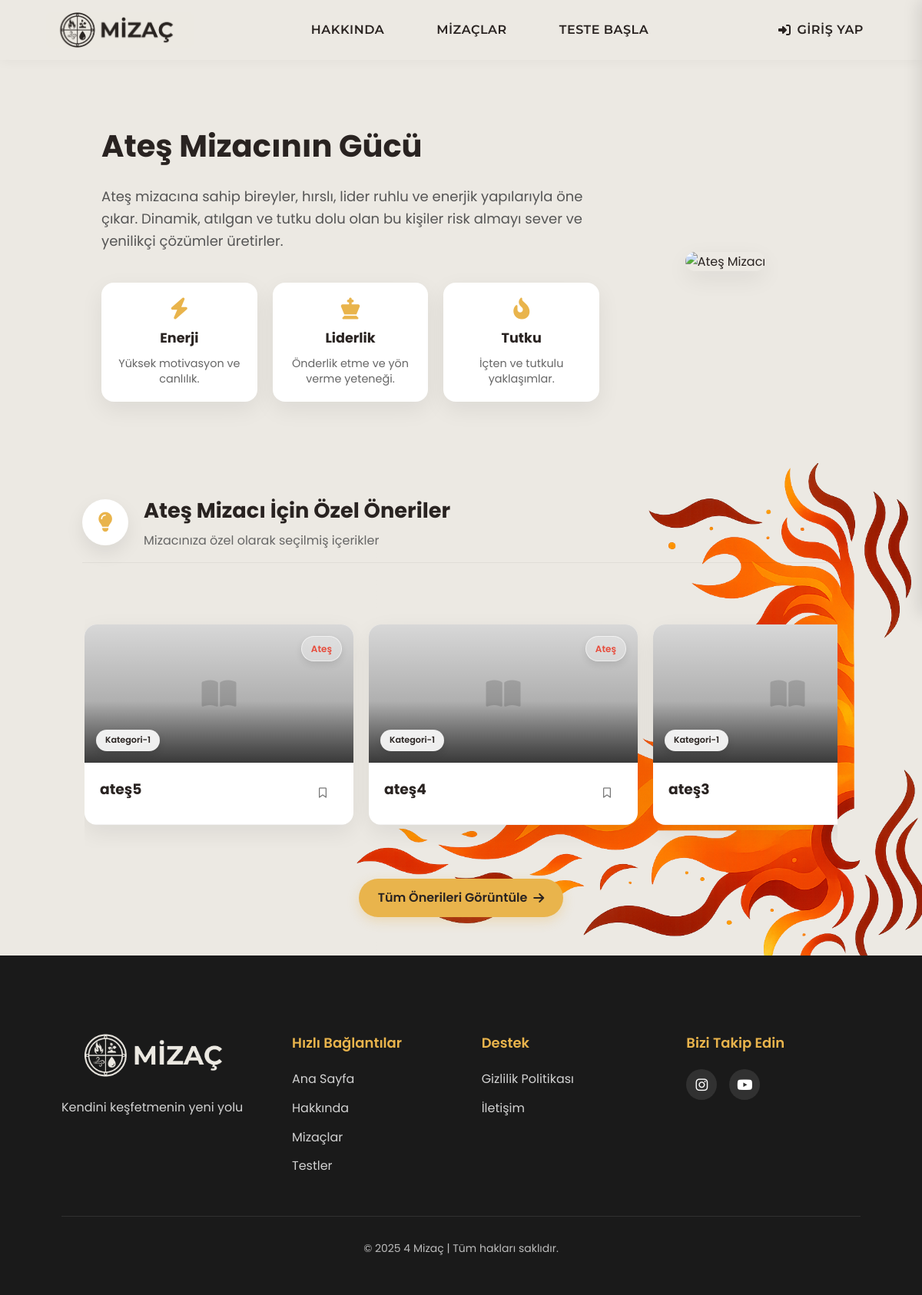
/temperaments/fire_more/, run on an earlier commit of the app's database.
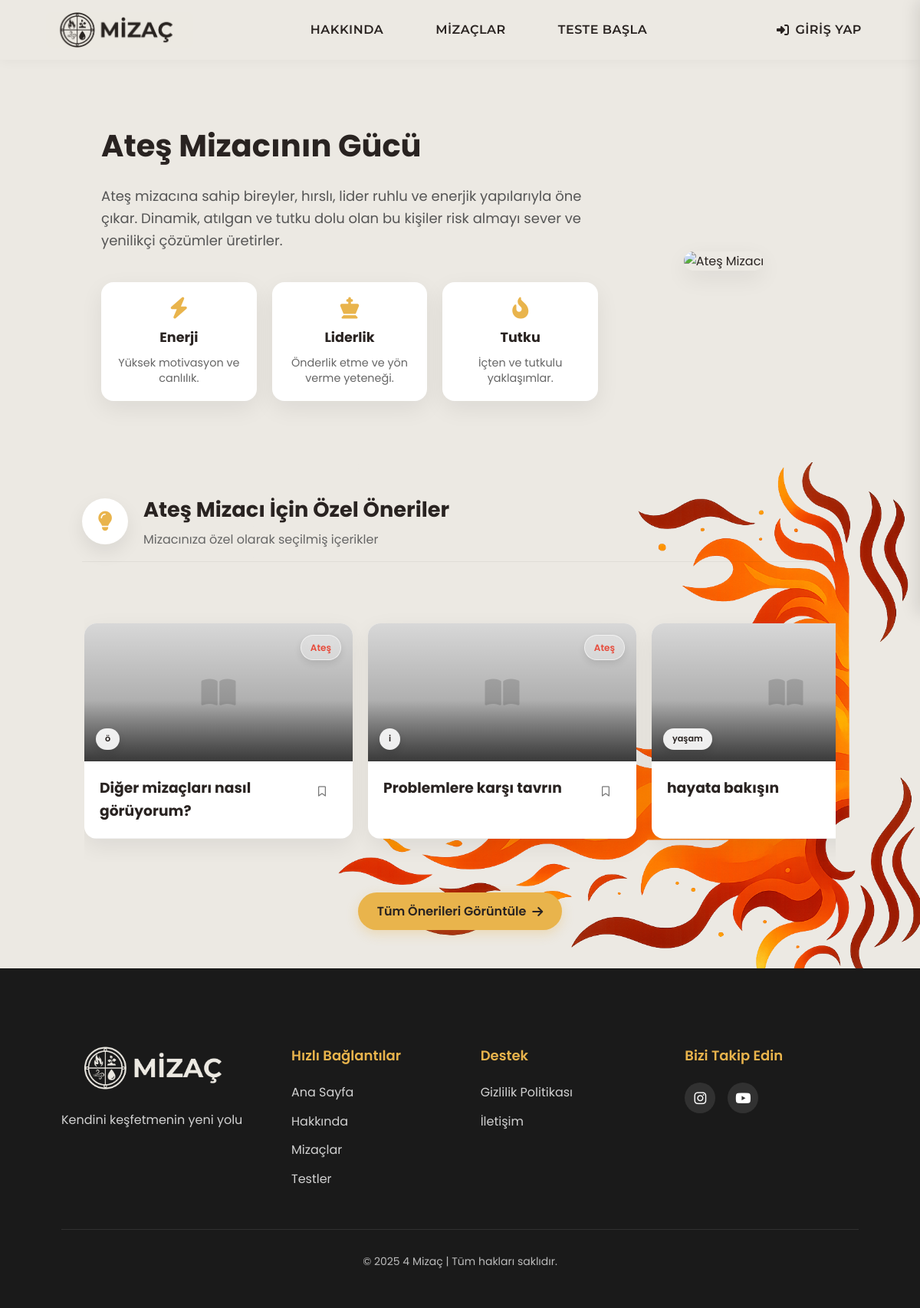
And on a later commit of the database.
### profiles/models.py (models this page shows, shortened)
class RecommendedContent(models.Model):
    ELEMENT_CHOICES = [
        ('Ateş', 'Ateş'),
        ('Hava', 'Hava'),
        ('Su', 'Su'),
        ('Toprak', 'Toprak'),
    ]
    title = models.CharField(max_length=200, verbose_name="Başlık")
    short_description = models.TextField(verbose_name="Kısa Açıklama")
    content = models.TextField(verbose_name="İçerik")
    image = models.ImageField(upload_to='content_images/', blank=True, null=True, verbose_name="Görsel")
    category = models.ForeignKey(ContentCategory, on_delete=models.CASCADE, related_name="contents", verbose_name="Kategori")
    related_element_name = models.CharField(
        max_length=50,
        verbose_name="İlgili Mizaç Elementi",
        choices=ELEMENT_CHOICES,
        help_text="Ateş, Hava, Su veya Toprak değerlerinden birini seçin"
    )
    is_active = models.BooleanField(default=True, verbose_name="Aktif mi?")
    created_at = models.DateTimeField(auto_now_add=True, verbose_name="Oluşturulma Tarihi")
    updated_at = models.DateTimeField(auto_now=True, verbose_name="Güncellenme Tarihi")
    order = models.PositiveIntegerField(default=0, verbose_name="Sıralama")
    class Meta:
        verbose_name = "Önerilen İçerik"
        verbose_name_plural = "Önerilen İçerikler"
        ordering = ['order', '-created_at']

class ContentCategory(models.Model):
    name = models.CharField(max_length=100, verbose_name="Kategori Adı")
    description = models.TextField(blank=True, null=True, verbose_name="Açıklama")
    class Meta:
        verbose_name = "İçerik Kategorisi"
        verbose_name_plural = "İçerik Kategorileri"

### temperaments/views.py (the view, shortened to what this page needs)
# urls.py: path('fire_more/', views.fire_more, name='fire_more'),
def fire_more(request):
    element_suggestions = RecommendedContent.objects.filter(
        related_element_name='Ateş',
        is_active=True
    ).annotate(
        like_count=Count('user_interactions', filter=Q(user_interactions__liked=True))
    ).order_by('order', '-created_at')[:3]
    context = {
        'element_name': 'Ateş',
        'element_suggestions': element_suggestions,
    }
    if request.user.is_authenticated:
        test_result = TestResult.objects.filter(user=request.user).order_by('-date_taken').first()
        if test_result:
            is_users_element = test_result.dominant_element.name == "Ateş"
            context.update({
                'is_users_element': is_users_element,
                'has_test_result': True,
                'dominant_element': test_result.dominant_element
            })
        else:
            context.update({
                'has_test_result': False
            })
    else:
        context.update({
            'has_test_result': False
        })
    return render(request, 'temperaments/fire_more.html', context)

### templates/temperaments/fire_more.html (shortened to what this page needs)
{% extends 'base.html' %}
{% load static %}
{% block extra_css %}
<link rel="stylesheet" href="{% static 'css/temperaments.css' %}">
<link rel="stylesheet" href="{% static 'css/profiles.css' %}">
{% endblock %}
{% block content %}
<section class="fire-personality">
  <div class="container">
    <div class="fire-personality-container">
      <div class="fire-personality-text">
        <h1 class="temperament-title">Ateş Mizacının Gücü</h1>
        <p class="fire-personality-desc">
          Ateş mizacına sahip bireyler, hırslı, lider ruhlu ve enerjik yapılarıyla öne çıkar. Dinamik, atılgan ve tutku dolu olan bu kişiler risk almayı sever ve yenilikçi çözümler üretirler.
        </p>
        <div class="fire-personality-cards">
          <div class="fire-personality-card">
            <i class="fas fa-bolt"></i>
            <h3>Enerji</h3>
            <p>Yüksek motivasyon ve canlılık.</p>
          </div>
          <div class="fire-personality-card">
            <i class="fas fa-chess-king"></i>
            <h3>Liderlik</h3>
            <p>Önderlik etme ve yön verme yeteneği.</p>
          </div>
          <div class="fire-personality-card">
            <i class="fas fa-fire-alt"></i>
            <h3>Tutku</h3>
            <p>İçten ve tutkulu yaklaşımlar.</p>
          </div>
        </div>
      </div>
      <div class="fire-personality-image">
        <img src="{% static 'images/fire-boy.png' %}" alt="Ateş Mizacı">
      </div>
    </div>
</section>
<div class="premium-content-section element-section ateş">
  <div class="premium-content-background">
    <div class="premium-content-container">
      <div class="container">
        <div class="premium-section-title">
          <i class="fas fa-lightbulb"></i>
          <div class="section-title-content">
            <h2>{{ element_name }} Mizacı İçin Özel Öneriler</h2>
            <p>Mizacınıza özel olarak seçilmiş içerikler</p>
          </div>
        </div>
      </div>
      <div class="content-slider-wrapper">
        {% if element_suggestions %}
          <div class="content-slider-container">
            <div class="content-slider improved-slider" id="contentSlider">
              {% for content in element_suggestions %}
                <div class="premium-card" data-content-id="{{ content.id }}" data-category="{{ content.category.id }}">
                  <div class="premium-card-inner">
                    {% if content.image %}
                      <div class="premium-card-image" style="background-image: url('{{ content.image.url }}')">
                        <div class="content-element ateş">{{ element_name }}</div>
                        <div class="content-category">{{ content.category.name }}</div>
                      </div>
                    {% else %}
                      <div class="premium-card-image placeholder-image">
                        <i class="fas fa-book-open"></i>
                        <div class="content-element ateş">{{ element_name }}</div>
                        <div class="content-category">{{ content.category.name }}</div>
                      </div>
                    {% endif %}
                    <div class="content-header">
                      <h3 class="content-title">{{ content.title }}</h3>
                      <button class="save-button-header {% if content.is_saved %}saved{% endif %}"
                              data-content-id="{{ content.id }}"
                              title="{% if content.is_saved %}Kaydedildi{% else %}Kaydet{% endif %}">
                        <i class="{% if content.is_saved %}fas{% else %}far{% endif %} fa-bookmark"></i>
                      </button>
                    </div>
                  </div>
                </div>
              {% endfor %}
            </div>
          </div>
        {% endif %}
      </div>
      <div class="container">
        <div class="suggestions-more">
          <a href="{% url 'my_suggestions' %}" class="more-link">
            Tüm Önerileri Görüntüle <i class="fas fa-arrow-right"></i>
          </a>
        </div>
      </div>
    </div>
  </div>
</div>
{% endblock %}

### templates/base.html (shortened to what this page needs)
{% load static %}
<!DOCTYPE html>
<html lang="tr">
<head>
    {% load static %}
    <link rel="stylesheet" href="{% static 'css/base.css' %}">
    {% block extra_css %}{% endblock %}
    <link href="https://cdnjs.cloudflare.com/ajax/libs/font-awesome/6.4.0/css/all.min.css" rel="stylesheet">
</head>
<body>
    <div class="page-container">
        <header class="nav-container">
            <div class="header-content">
                <a href="{% url 'index' %}" class="logo">
                    <img src="{% static 'images/logo.jpg' %}" alt="MİZAÇ" class="logo-img">
                </a>
                <nav class="nav-links">
                    <a href="{% url 'about' %}" class="nav-item">HAKKINDA</a>
                    <a href="{% url 'temperaments' %}" class="nav-item">MİZAÇLAR</a>
                    <a href="{% url 'test_list' %}" class="nav-item">TESTE BAŞLA</a>
                </nav>
                {% if user.is_authenticated %}
                <div class="profile-container">
                    <button class="profile-button">
                        <i class="fas fa-user-circle"></i>
                        <span class="username-display">{{ user.username }}</span>
                    </button>
                    <div class="dropdown-content">
                        <div class="dropdown-username">{{ user.username }}</div>
                        <a href="{% url 'my_temperament' %}"><i class="fas fa-star"></i> Mizacım</a>
                        <a href="{% url 'my_suggestions' %}"><i class="fas fa-lightbulb"></i> Önerilerim</a>
                        <a href="{% url 'profiles' %}"><i class="fas fa-cog"></i> Profil Ayarlarım</a>
                        <a href="{% url 'logout' %}"><i class="fas fa-sign-out-alt"></i> Çıkış Yap</a>
                    </div>
                </div>
                {% else %}
                    <a href="{% url 'login' %}" class="login-button"><i class="fas fa-sign-in-alt"></i> GİRİŞ YAP</a>
                {% endif %}
            </div>
        </header>
        <main>
            {% block content %}{% endblock %}
        </main>
        <footer>
            <div class="container">
                <div class="footer-content">
                    <div class="footer-logo">
                        <img src="{% static 'images/l2.jpg' %}" alt="MİZAÇ" class="footer-logo-img">
                        <p>Kendini keşfetmenin yeni yolu</p>
                    </div>
                    <div class="footer-links">
                        <div class="footer-column">
                            <h3>Hızlı Bağlantılar</h3>
                            <ul>
                                <li><a href="{% url 'index' %}">Ana Sayfa</a></li>
                                <li><a href="{% url 'about' %}">Hakkında</a></li>
                                <li><a href="{% url 'temperaments' %}">Mizaçlar</a></li>
                                <li><a href="{% url 'test_list' %}">Testler</a></li>
                            </ul>
                        </div>
                        <div class="footer-column">
                            <h3>Destek</h3>
                            <ul>
                                <li><a href="#">Gizlilik Politikası</a></li>
                                <li><a href="{% url 'about' %}">İletişim</a></li>
                            </ul>
                        </div>
                    </div>
                    <div class="footer-social">
                        <h3>Bizi Takip Edin</h3>
                        <div class="social-icons">
                            <a href="#" aria-label="Instagram"><i class="fab fa-instagram"></i></a>
                            <a href="#" aria-label="Youtube"><i class="fab fa-youtube"></i></a>
                        </div>
                    </div>
                </div>
                <div class="footer-bottom">
                    <p>&copy; 2025 4 Mizaç | Tüm hakları saklıdır.</p>
                </div>
            </div>
        </footer>
    </div>
</body>
</html>

### static/css/temperaments.css (style rules this page uses)
:root { --primary-color: #292321; --secondary-color: #ece9e3; --accent-color: #e9b44c; --card-radius: 15px; --border-radius: 8px; --card-shadow: 0 10px 30px rgba(0, 0, 0, 0.08); --transition: all 0.3s ease; --light-text: #ffffff; --fire-color: #e74c3c; --fire-bg: rgba(231, 76, 60, 0.2); --air-color: #78909c; --air-bg: rgba(120, 144, 156, 0.2); --water-color: #2980b9; --water-bg: rgba(41, 128, 185, 0.2); --earth-color: #8d6e63; --earth-bg: rgba(141, 110, 99, 0.2); }
.temperament-title { font-size: 2.5rem; font-weight: 700; color: var(--primary-color); margin-bottom: 20px; }
.water-personality-container, .fire-personality-container, .air-personality-container, .earth-personality-container { display: flex; align-items: center; justify-content: space-between; gap: 40px; max-width: 1200px; margin: 60px auto; padding: 0 5%; flex-wrap: wrap; }
.water-personality-text, .fire-personality-text, .air-personality-text, .earth-personality-text { flex: 1 1 500px; opacity: 0; transform: translateY(30px); transition: var(--transition); }
.water-personality-desc, .fire-personality-desc, .air-personality-desc, .earth-personality-desc { font-size: 18px; color: #555; margin-bottom: 40px; line-height: 1.6; }
.water-personality-cards, .fire-personality-cards, .air-personality-cards, .earth-personality-cards { display: flex; gap: 20px; flex-wrap: wrap; }
.water-personality-card, .fire-personality-card, .air-personality-card, .earth-personality-card { background: #fff; border-radius: 16px; box-shadow: 0 10px 30px rgba(0,0,0,0.07); padding: 20px; flex: 1 1 150px; text-align: center; transition: transform 0.3s ease, box-shadow 0.3s ease; cursor: default; }
.water-personality-card i, .fire-personality-card i, .air-personality-card i, .earth-personality-card i { font-size: 28px; color: var(--accent-color); margin-bottom: 10px; }
.fire-personality-card i { animation: flicker 2s infinite; }
.water-personality-card h3, .fire-personality-card h3, .air-personality-card h3, .earth-personality-card h3 { font-size: 1.1rem; margin-bottom: 8px; color: var(--primary-color); }
.water-personality-card p, .fire-personality-card p, .air-personality-card p, .earth-personality-card p { font-size: 0.9rem; color: #666; line-height: 1.4; }
.water-personality-image, .fire-personality-image, .air-personality-image, .earth-personality-image { flex: 1 1 100px; opacity: 0; transform: translateY(30px); transition: var(--transition); text-align: center; }
.water-personality-image img, .fire-personality-image img, .air-personality-image img, .earth-personality-image img { width: 100%; max-width: 500px; border-radius: 16px; box-shadow: 0 10px 30px rgba(0,0,0,0.07); transition: var(--transition); }
.appear { opacity: 1 !important; transform: translateY(0) !important; }
.placeholder-image { display: flex; justify-content: center; align-items: center; background-color: #f0f0f0; }
.placeholder-image i { font-size: 2.5rem; color: #ccc; }
.suggestions-more { text-align: center; margin-top: 20px; }
.more-link { display: inline-flex; align-items: center; gap: 8px; padding: 12px 25px; background-color: var(--accent-color); color: var(--primary-color); border-radius: 30px; font-weight: 600; text-decoration: none; transition: var(--transition); box-shadow: 0 5px 15px rgba(233, 180, 76, 0.3); }

What changed in the data, as far as the page shows it:
removed RecommendedContent: related_element_name "Ateş", category.name "Kategori-1", title "ateş5"
removed RecommendedContent: related_element_name "Ateş", category.name "Kategori-1", title "ateş4"
removed RecommendedContent: category.name "Kategori-1", title "ateş3"
added RecommendedContent: related_element_name "Ateş", category.name "ö", title "Diğer mizaçları nasıl görüyorum?"
added RecommendedContent: related_element_name "Ateş", category.name "i", title "Problemlere karşı tavrın"
added RecommendedContent: category.name "yaşam", title "hayata bakışın"
